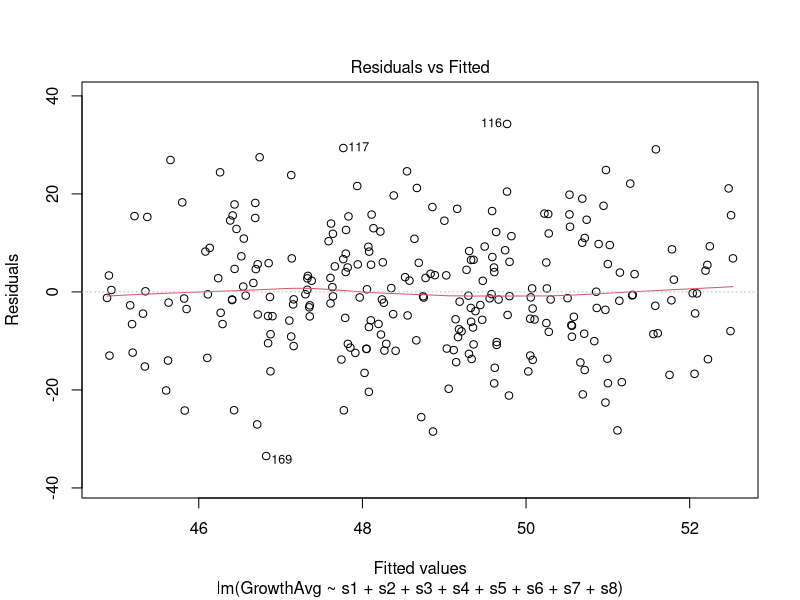
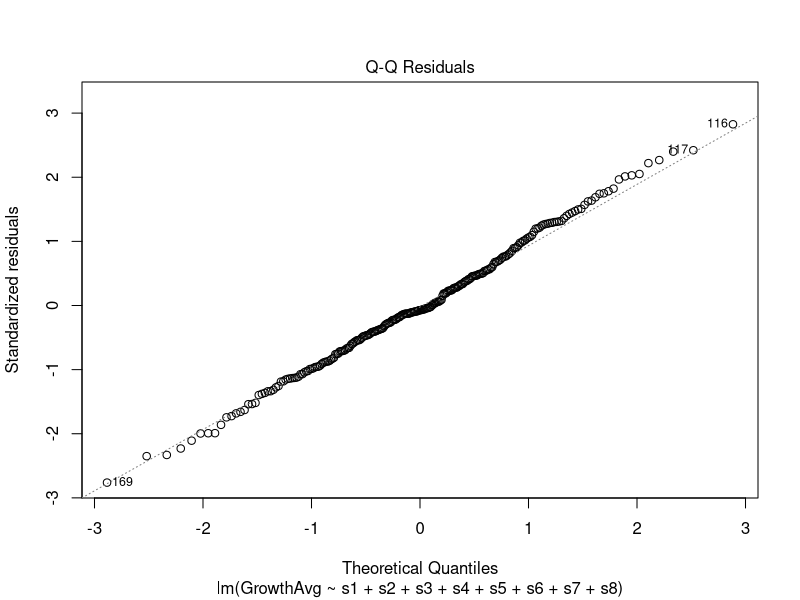
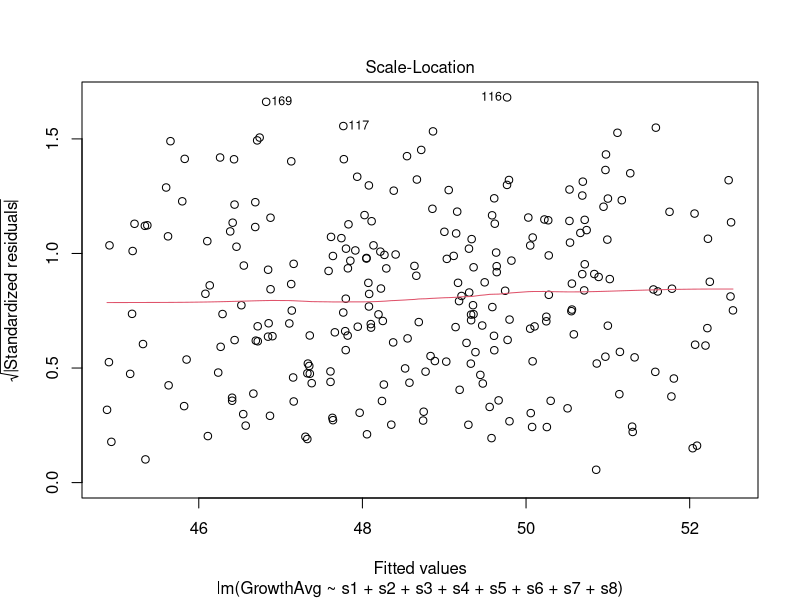
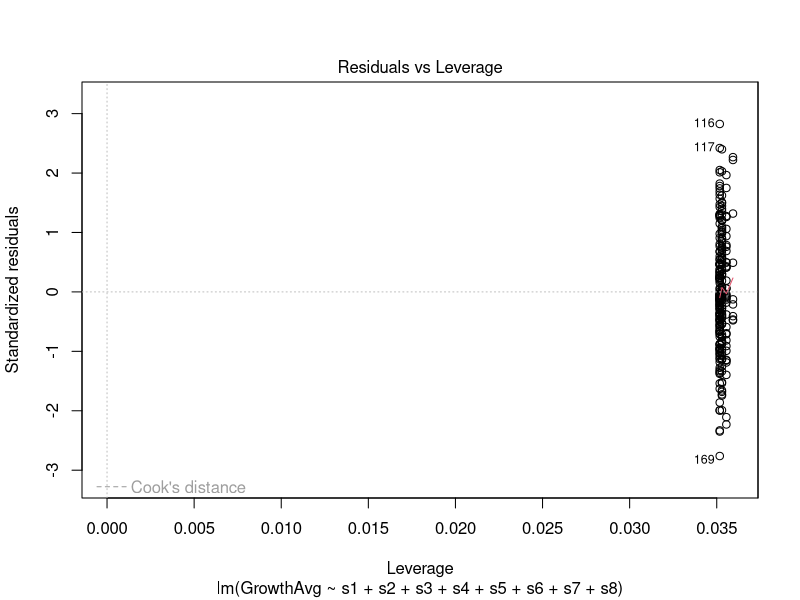
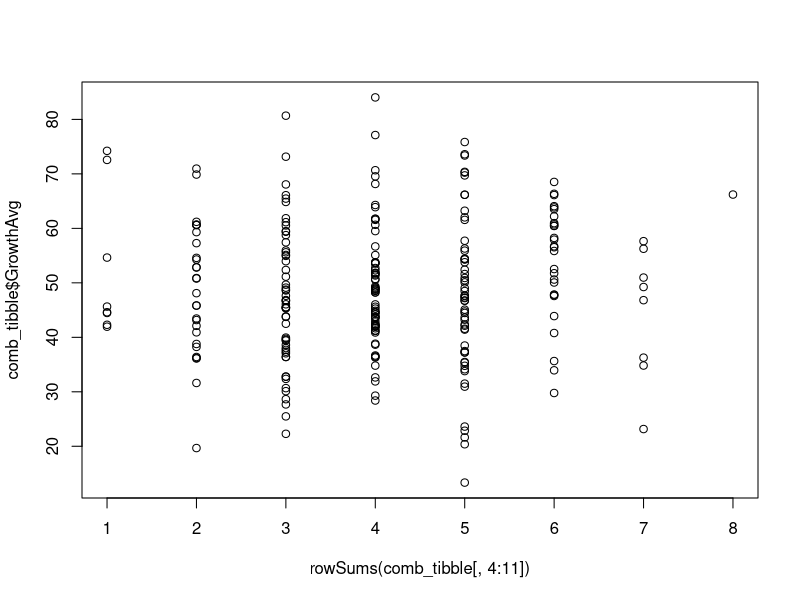

Generate these figures, in order, with R: (Note: this script raises an error after producing the figures.)
# Sam Welch
# A script that produces a unique stressor combination ID, fills in a binary matrix based on it, then generates dummy growth data. 
# 26th May 2018
rm(list=ls())

library(tidyverse)
library(ggplot2)
library(pwr)

vector_stressors <- c("1","2","3","4","5","6","7","8")

# Generate matrices of every 1-, 2-, 4-, and 8- combination of stressors.
matrix_combn_eight <- combn(vector_stressors,8)
matrix_combn_seven <- combn(vector_stressors,7)
matrix_combn_six <- combn(vector_stressors,6)
matrix_combn_five <- combn(vector_stressors,5)
matrix_combn_four <- combn(vector_stressors,4)
matrix_combn_three <- combn(vector_stressors,3)
matrix_combn_two <- combn(vector_stressors,2)
matrix_combn_one <- combn(vector_stressors,1)

# Turn matrices into vectors of strings of combinations
vector_combn_eight <- apply(matrix_combn_eight,2, paste, collapse="")
vector_combn_seven <- apply(matrix_combn_seven,2, paste, collapse="")
vector_combn_six <- apply(matrix_combn_six,2, paste, collapse="")
vector_combn_five <- apply(matrix_combn_five,2, paste, collapse="")
vector_combn_four <- apply(matrix_combn_four,2, paste, collapse="")
vector_combn_three <- apply(matrix_combn_three,2, paste, collapse="")
vector_combn_two <- apply(matrix_combn_two,2, paste, collapse="")
vector_combn_one <- apply(matrix_combn_one,2, paste, collapse="")

# Combine them into one vector of length 107
vector_combn <- c(vector_combn_one, vector_combn_two, vector_combn_three, vector_combn_four, vector_combn_five, vector_combn_six, vector_combn_seven, vector_combn_eight)

# Create a tibble of unique combination IDs, presence/absence of stressors and five replicates of growth
comb_tibble <- tibble(
  vector_combn,
  species = 0,
  legacy = 0,
  `s1` = 0,
  `s2` = 0,
  `s3` = 0,
  `s4` = 0,
  `s5` = 0,
  `s6` = 0,
  `s7` = 0,
  `s8` = 0,
  `GrowthA` = 0,
  `GrowthB` = 0,
  `GrowthC` = 0,
  `GrowthD` = 0,
  `GrowthE` = 0
)

# Loop over all combination IDs and assign stressors as present
# Yes, I am aware of the inefficiency here - I just don't know how to do it better.
for (i in 1:255) {
  comb <- comb_tibble[i,1]            # For each combination ID: assign to the variable comb
  for (j in 1:8) {                    # Loop across comb for j = 1:8
    if (grepl(toString(j),comb)) {    # if comb contains the string of j, 
      comb_tibble[i, j + 3] = 1    # change the value in the relevant position of the tibble to 1
    }
    j <- j + 1
  }
  i <- i + 1
}

# Another loop to stick some random data into the growth columns. Can this be done more elegantly with apply?
for (k in 1:255) {
  for (l in 12:16){
    comb_tibble[k,l] = runif(1, min=0, max=100)
    l <- l + 1
  }
  k <- k + 1
}

# Add a means column.
summary(comb_tibble)
comb_tibble <- mutate(comb_tibble,GrowthAvg = rowMeans(comb_tibble[,12:16]))

# What I've read online suggests a multiple linear regression or a non-linear multiple regression - so I'm going to try both...

# Multiple linear regression
mlr <- lm(
  formula = GrowthAvg ~ s1 + s2 + s3 + s4 + s5 + s6 + s7 + s8,
  data = comb_tibble)
summary(mlr)
plot(mlr)

# row sums is an easier way to look at interaction by stressor richness
plot(comb_tibble$GrowthAvg~rowSums(comb_tibble[,4:11]))


lm0=lm(growth~s1+s2+s3)
lm1=lm(growth~s1+s2+s3+s1:s2+s1:s3+s2:s3)
lm2=lm(growth~s1+s2+s3+s1:s2+s1:s3+s2:s3+s1:s2:s3)

anova(lm0,lm1,lm2)

stepAIC(lm2)

# Make your life easier by automating your X-way interaction formulae
as.formula(c("growth~",paste("s",1:10, sep="")))

# Iterate for each species - do we get the same answers? How would you illustate this?
# We also want to know if there are groups of stressors that are acting similarly:
# hyp: synergy between stressors from different functional groups, etc. -  need to lit search this...
# e.g. negative interactions on growth when they're from the same functional group?

# I can't remember how to interpret any of this, but at least I'll have a choice when it comes to working with the real data...

# Non-linear multiple regression - doesn't work because I don't understand it...
# nlmr <- nls(
#  formula = GrowthAvg ~ s1 + s2 + s3 + s4 + s5 + s6 + s7 + s8, # This is the wrong sort of formula for nls()
#  data = comb_tibble)

# Boxplot of average growth by stressor
comb_tibble_tidy <- gather(comb_tibble, Rep, Growth, 12:16) # Gathering the data for a boxplot of all stressors containing s1
ggplot(
      subset(comb_tibble_tidy, s1 = 1),
      aes(
      x = vector_combn,
      y = Growth
      )) + geom_boxplot()

# Run an ANOVA/ANCOVA?
anova(mlr)

# Power Analysis?
pwr.anova.test(k = 255, n=4, power = 0.1)
